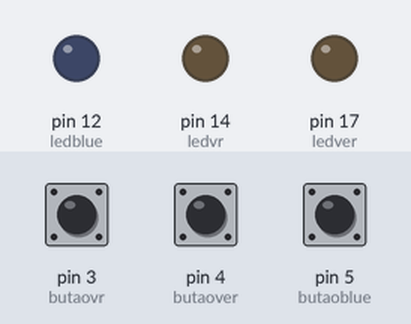
A program run on a simulated MicroPython board. Parts: output pins drawn as LEDs (lit = HIGH). The test bench sets the inputs (shaded band); at power-on: pin 3 (butaovr) HIGH, pin 4 (butaover) HIGH, pin 5 (butaoblue) HIGH.

Above: at 1.2 s.
1.3 s: pin 3 (butaovr) pulled LOW for 0.15 s
At 1.42 s:
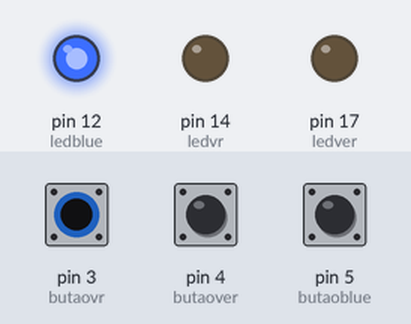
3.0 s: pin 4 (butaover) pulled LOW for 0.15 s
At 3.07 s:
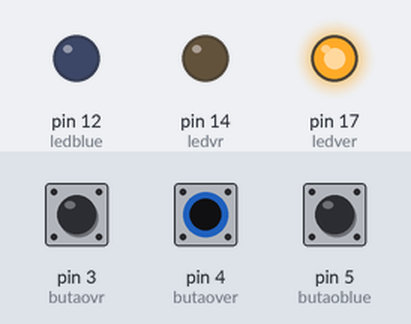
4.6 s: pin 5 (butaoblue) pulled LOW for 0.15 s
At 4.72 s:
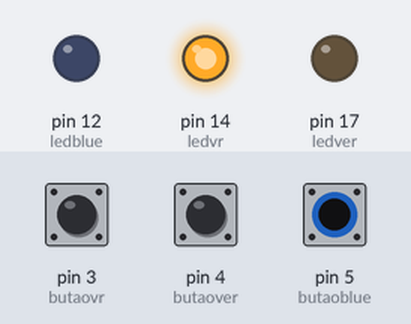
6.3 s: pin 5 (butaoblue) pulled LOW for 3.2 s
At 10.3 s:
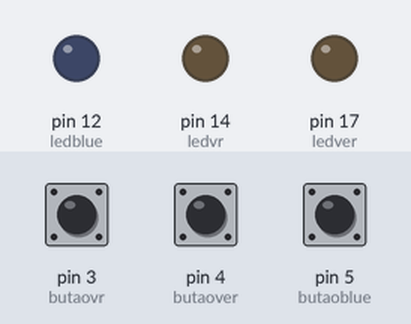
11.1 s: pin 3 (butaovr) pulled LOW for 3.2 s
At 11.4 s:
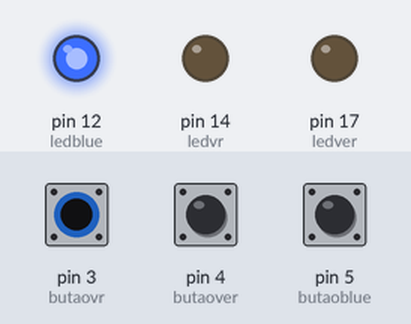
15.9 s: pin 3 (butaovr) driven LOW and pin 4 (butaover) driven LOW
At 16.4 s:
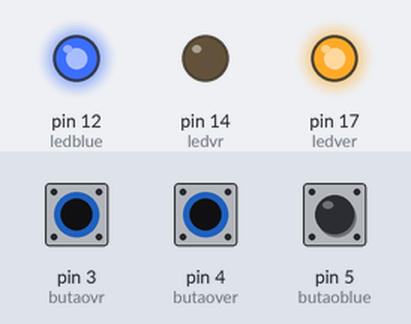
Timing chart, 0 to 18.4 s (numbered marks = the images above; inputs shaded):
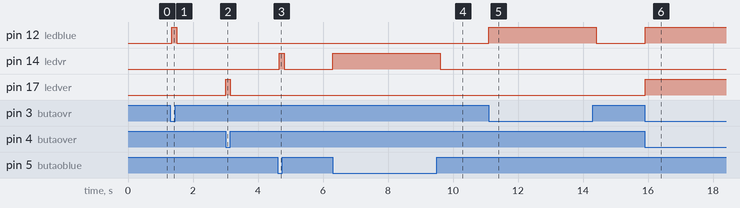

The program:

main.py
```python
import machine
import time

ledver =  machine.Pin(17, machine.Pin.OUT)
ledvr =   machine.Pin(14, machine.Pin.OUT)
ledblue = machine.Pin(12, machine.Pin.OUT)

butaover  = machine.Pin(4, machine.Pin.IN, machine.Pin.PULL_UP)
butaovr =   machine.Pin(3, machine.Pin.IN, machine.Pin.PULL_UP)
butaoblue = machine.Pin(5, machine.Pin.IN, machine.Pin.PULL_UP)

while(True):

    estado  = butaover.value()
    estado2 = butaovr.value()
    estado3 = butaoblue.value()


    if (estado == 0):
        ledver.on()
    else:
        ledver.off()


    if (estado3 == 0):
        ledvr.on()
    else:
        ledvr.off()


    if (estado2 == 0):
        ledblue.on()
    else:
        ledblue.off()

    time.sleep(0.15)
```

Measured:
- after the input at 1.3 s, pin 12 (ledblue): LOW → HIGH after 0.05 s, → LOW 0.15 s later
- after the input at 3.0 s, pin 17 (ledver): LOW → HIGH at once, → LOW 0.15 s later
- after the input at 4.6 s, pin 14 (ledvr): LOW → HIGH after 0.05 s, → LOW 0.15 s later
- after the input at 6.3 s, pin 14 (ledvr): LOW → HIGH at once, → LOW 3.3 s later
- after the input at 11.1 s, pin 12 (ledblue): LOW → HIGH at once, → LOW 3.3 s later
- after the input at 15.9 s, pin 12 (ledblue), pin 17 (ledver): LOW → HIGH at once
